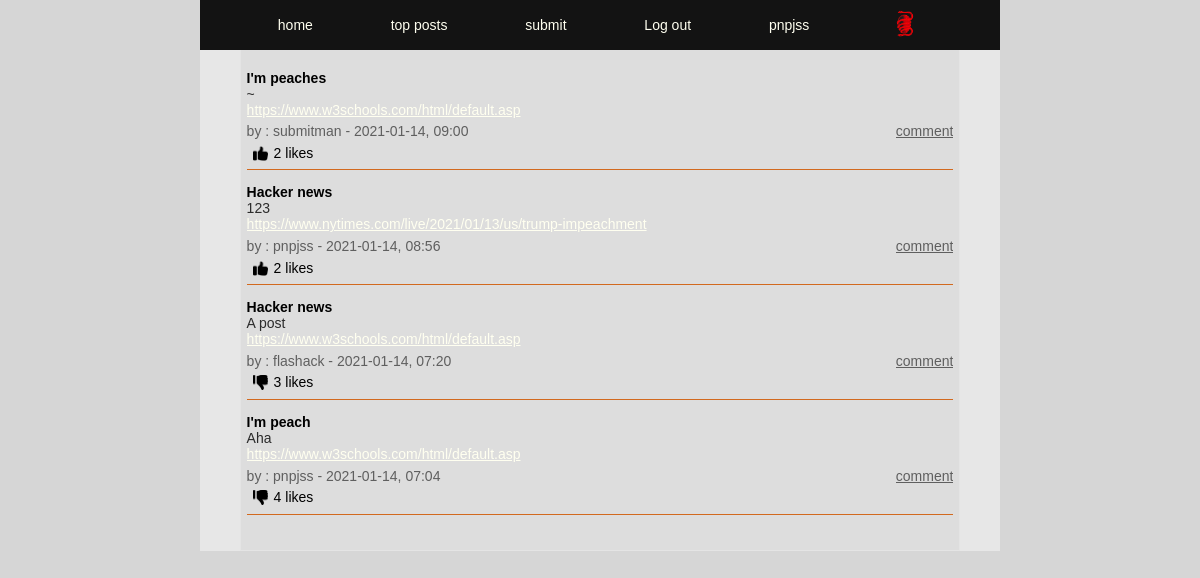
/index.php (signed in), run on the app's committed database.
### tables this page shows
CREATE TABLE posts (
id INTEGER PRIMARY KEY AUTOINCREMENT,
title TEXT,
user_id INTEGER,
url TEXT,
description TEXT,
post_date DATETIME);

CREATE TABLE users (
id INTEGER PRIMARY KEY AUTOINCREMENT,
username TEXT NOT NULL UNIQUE,
email TEXT NOT NULL UNIQUE,
firstname TEXT NOT NULL,
lastname TEXT NOT NULL,
passwd TEXT NOT NULL, 
biography TEXT, 
avatar TEXT);

### app/functions.php (called while the page is built, shortened)
<?php
function getLikes($pdo, $postId)
{
    $query = "SELECT COUNT(*) FROM upvotes WHERE post_id = :post_id";
    $statement = $pdo->prepare($query);
    $statement->bindParam(':post_id', $postId, PDO::PARAM_STR);
    $statement->execute();
    $likeCount = $statement->fetch(PDO::FETCH_ASSOC);
    return $likeCount;
}
function likeCheck($pdo, $likePostId, $userId)
{
    $query = "SELECT COUNT(*) FROM upvotes WHERE post_id = :post_id AND user_id = :user_id";
    $statement = $pdo->prepare($query);
    $statement->bindParam(':post_id', $likePostId, PDO::PARAM_STR);
    $statement->bindParam(':user_id', $userId, PDO::PARAM_STR);
    $statement->execute();
    $likeCheck = $statement->fetch(PDO::FETCH_ASSOC);
    if ($likeCheck['COUNT(*)'] > 0) {
        $likeCheck = $likeCheck['COUNT(*)'];
        return $likeCheck;
    }
}

### index.php (the view, shortened to what this page needs)
<?php
require __DIR__ . ('/app/views/header.php');
require __DIR__ . ('/app/autoload.php');
require __DIR__ . ('/app/views/nav.php');
if (isset($_GET['top-posts'])) {
    $posts = getMostLiked($pdo);
} else {
    $statement = $pdo->query('SELECT posts.*, users.username FROM users INNER JOIN posts ON posts.user_id = users.id ORDER BY post_date DESC');
    $posts = $statement->fetchAll(PDO::FETCH_ASSOC);
}
if (isset($_SESSION['user'])) {
    $userId = $_SESSION['user']['id'];
}
?>
<main>
    <section>
        <article class="index-container">
            <?php foreach ($posts as $post) : ?>
                <?php $postId = $post['id']; ?>
                <?php $likeCount = getLikes($pdo, $postId); ?>
                <?php if (isset($userId)) : ?>
                    <?php $likeCheck = likeCheck($pdo, $postId, $userId); ?>
                <?php endif; ?>
                <div class="index-title">
                    <h4> <?= $post['title']; ?> </h4>
                </div>
                <div class="index-description">
                    <p><?= $post['description'] ?></p>
                </div>
                <div class="index-url">
                    <a href="<?= $post['url']; ?>"><?= $post['url']; ?></a>
                </div>
                <div class="index-poster-info">
                    <p><?= "by : " . $post['username'] . " - " . $post['post_date']; ?></p>
                    <a href="comments.php?id=<?= $post['id'] ?>&title=<?= $post['title'] ?>">comment</a>
                </div>
                <div class="index-poster-likes">
                    <?php if (isset($_SESSION['user'])) : ?>
                        <?php if (isset($likeCheck)) : ?>
                            <form action="/app/posts/dislike.php" method="post">
                                <button type="submit"><img src="/app/images/dislike.png" height="15px" width="15px" alt=""></button>
                            </form>
                        <?php elseif (!$likeCheck) : ?>
                            <form action="/app/posts/like.php" method="post">
                                <button type="submit"><img src="/app/images/likes.png" height=15px width="15px" alt=""></button>
                            </form>
                        <?php endif; ?>
                    <?php endif; ?>
                    <?= $likeCount['COUNT(*)'] . ' likes ' ?>
                </div>
            <?php endforeach; ?>
        </article>
    </section>
</main>
<?php require __DIR__ . ('/app/views/nav.php'); ?>

### app/assets/style.css (style rules this page uses)
* { box-sizing: border-box; margin: 0; font-family: Verdana, Geneva, Tahoma, sans-serif, Arial, Teko-regular; font-size: 14px; }
body { width: 100%; display: flex; justify-content: center; min-height: 100vh; width: 100%; position: absolute; margin-left: auto; margin-right: auto; background-color: rgb(214, 214, 214); }
a { color :ivory; }
main { display: flex; justify-content: center; height: 100%; width: 100%; background-color: #4e463a; max-width: 800px; }
section { display: flex; justify-content: center; width: 100% ; max-width: 800px; min-height:100% ; margin-top: 50px; background-color: rgb(231, 231, 231); flex-wrap: wrap; }

### app/assets/index.css (style rules this page uses)
.index-container { display: flex; width: 90%; height:auto; flex-wrap: wrap; background-color: rgb(221, 221, 221); border: 1px solid rgb(228, 228, 228); border-top: none; padding: 0.4rem ; padding-bottom: 2.5rem; }
.index-title { height : auto; width: 100%; margin-top: 1rem; }
.index-description { height : auto; word-break: break-all; width:90%; font-size: 16px; color: rgb(43, 43, 43); }
.index-url { width: 80%; overflow: hidden; text-overflow: ellipsis; white-space: nowrap; }
.index-poster-info { padding:0.4rem 0 0.4rem; display: flex; justify-content: space-between; height: auto; width: 100%; font-size: 14px; color: rgb(95, 95, 95); }
.index-poster-info a { color: rgb(95, 95, 95); overflow: hidden; text-overflow: ellipsis; white-space: nowrap; }
.index-poster-likes { display: flex; justify-content: flex-start; width: 100%; background-color: rgb(221, 221, 221); border: none; border-bottom: solid 1px chocolate; }
.index-poster-likes button { border: none; background-color: rgb(221, 221, 221); padding-bottom: 0.4rem; }

### data on the page
posts: title "I'm peaches", description "~", url "https://www.w3schools.com/html/default.asp", user.username "submitman", post_date "2021-01-14, 09:00", COUNT "2"
posts: title "Hacker news", description "123", url "https://www.nytimes.com/live/2021/01/13/us/trump-impeachment", user.username "pnpjss", post_date "2021-01-14, 08:56", COUNT "2"
posts: title "Hacker news", description "A post", url "https://www.w3schools.com/html/default.asp", user.username "flashack", post_date "2021-01-14, 07:20", COUNT "3"
posts: title "I'm peach", description "Aha", url "https://www.w3schools.com/html/default.asp", user.username "pnpjss", post_date "2021-01-14, 07:04", COUNT "4"

### other printed values
$_SESSION['user']['username'] "pnpjss"
